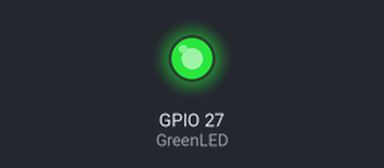
A sketch run on a simulated ESP32. Parts: output pins drawn as LEDs (lit = HIGH).

Above: at 0.02 s.
At 16.9 s:
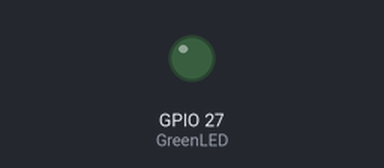
Timing chart, 0 to 43.9 s (numbered marks = the images above):
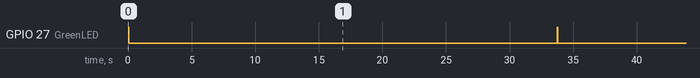

Measured:
- by itself, GPIO 27 (GreenLED): alternates HIGH for 0.05 s and LOW for 33.7 s

The sketch:

Assignment3Task1.ino
```cpp
//Task1 setup//
#define GreenLED 27//insert green LED pin
///////////////

void setup() {
  // put your setup code here, to run once:
  Serial.begin(115200);
  //Task1 Setup//
  pinMode(GreenLED, OUTPUT);
    xTaskCreatePinnedToCore(
    Task1
    ,  "Task1"   // A name just for humans
    ,  500  // This stack size can be checked & adjusted by reading the Stack Highwater
    ,  NULL
    ,  2  // Priority, with 3 (configMAX_PRIORITIES - 1) being the highest, and 0 being the lowest.
    ,  NULL
    ,  0); //CPU core
  //////////////
}

void loop() {}
  // put your main code here, to run repeatedly:
void Task1(void *pvParameters)  // This is a task.
{
  (void) pvParameters;


  for (;;)
  {
  digitalWrite(GreenLED, HIGH);
  vTaskDelay(50);
  digitalWrite(GreenLED, LOW);
  vTaskDelay(33700);
  }
}
```
